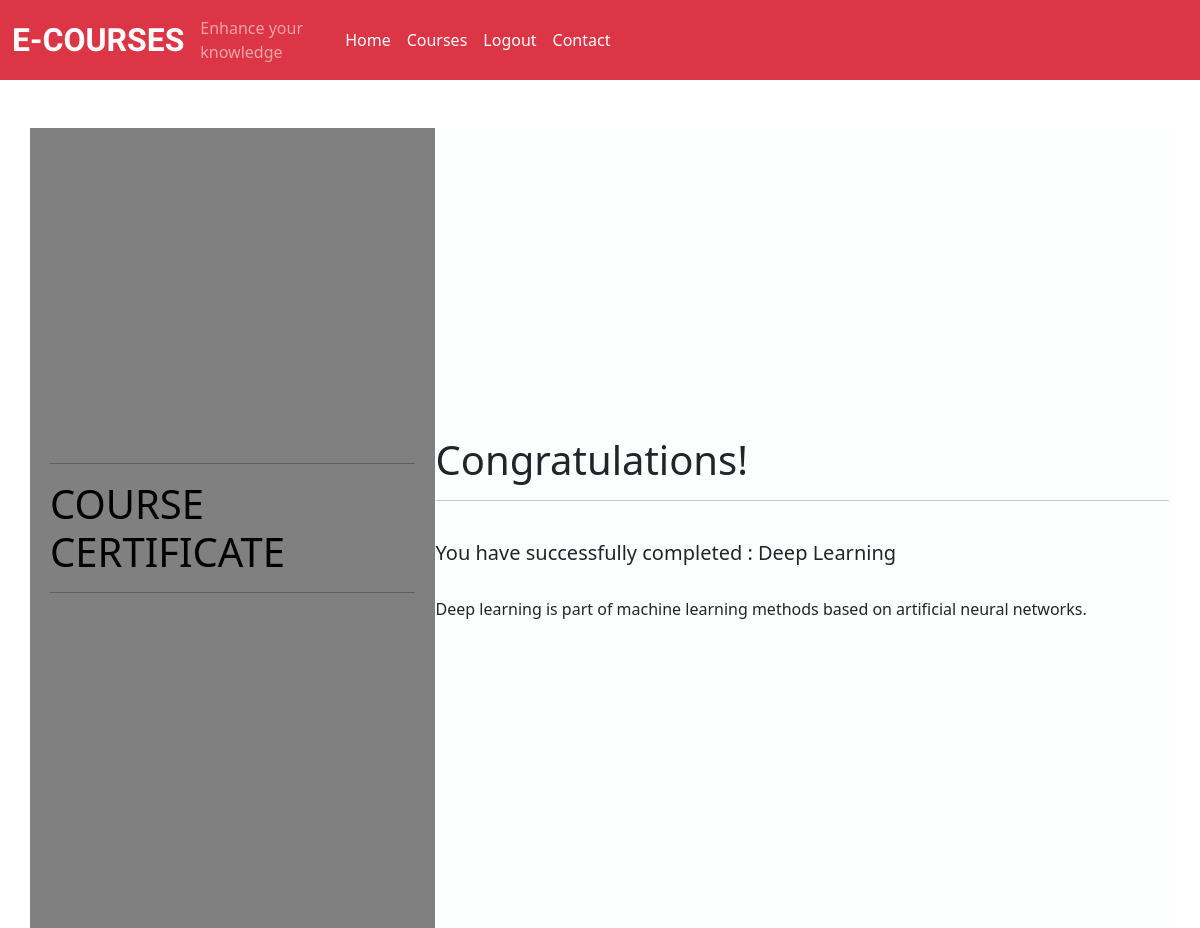
The page /certificate.php?id=8 on the database its author committed.
### tables this page shows
CREATE TABLE `courseall` (
  `id` int(100) NOT NULL,
  `image` varchar(255) NOT NULL,
  `title` varchar(50) NOT NULL,
  `description` text NOT NULL,
  `introduction` text NOT NULL,
  `name` varchar(200) NOT NULL
);

### certificate.php (the view, shortened to what this page needs)
<?php
include('./db.php');
include('./header2.php');
?>
<div class="container mt-5">
    <?php
       if(isset($_GET['id'])){
        $id = $_GET['id'];
        $sql ="select * from courseall where id='$id'";
        $result = $conn->query($sql);
        if($result->num_rows > 0){
        while ($row = $result->fetch_assoc()) {
       echo '
    <div class="row">
    <body bgcolor="#D5D8DC">
  <table width="700px" height="800px" align="center">
    <tr>
      <td width="200px" bgcolor="#808080" style="color: black; padding: 20px">
           <hr><h1>COURSE CERTIFICATE</h1><hr>
             </td>
      <td width="500px" bgcolor="#FDFEFE">
        <h1>Congratulations!</h1><hr><br>
        <h5 class="card-title">You have successfully completed : '.$row['title'].'</h5><br>
        <p class="card-text">'.$row['description'].'</p>
      </td>
    </tr>
  </table>
</body>
 </div>
';
     }
   }
}
  ?>

### rows shown on the page
courseall: title "Deep Learning", description "Deep learning is part of machine learning methods based on artificial neural networks."
